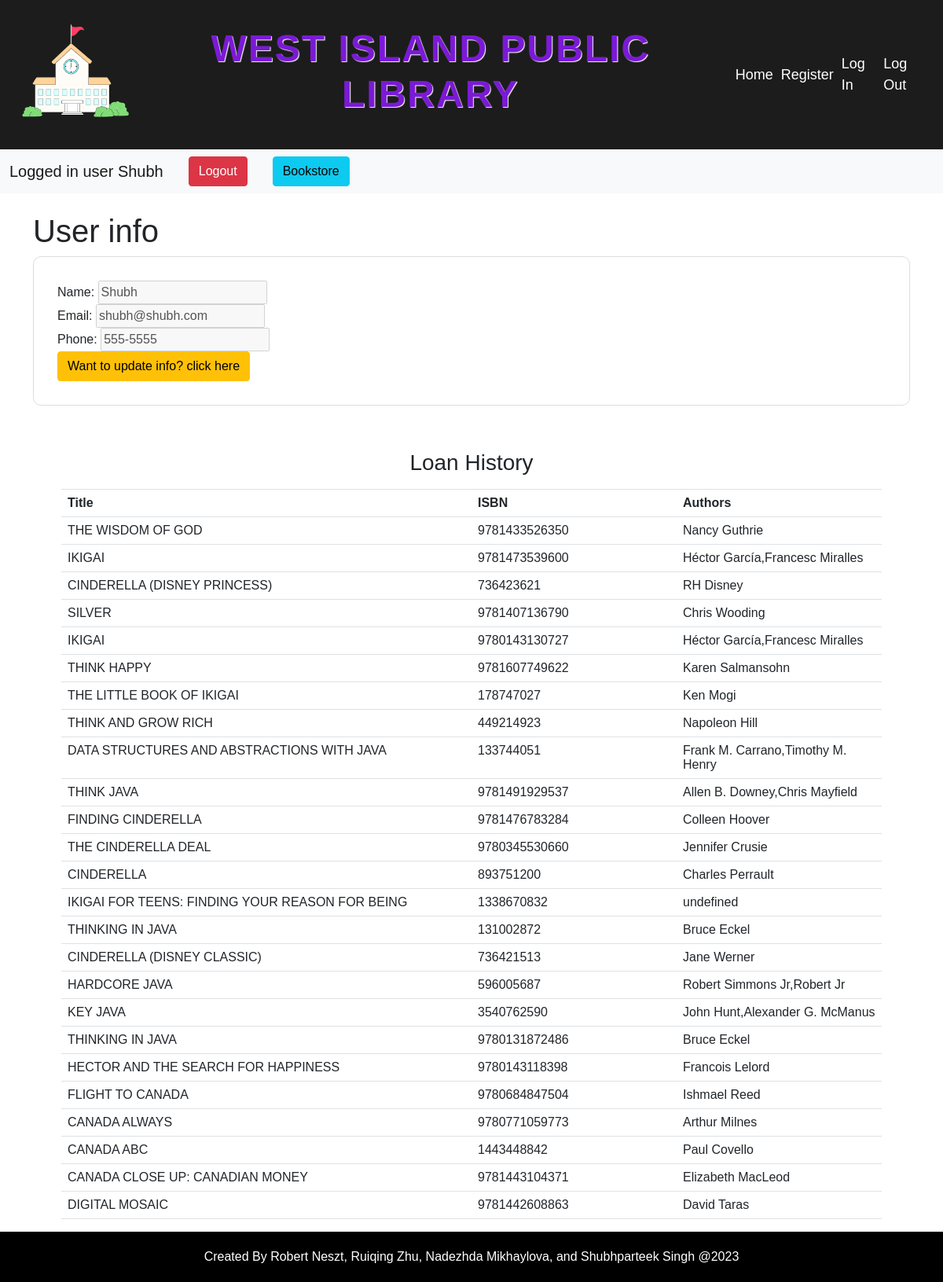
Screenshot of /user_dashboard.php (signed in) with the database file from the repository.
### tables this page shows
CREATE TABLE users (
    user_id INT(11) PRIMARY KEY AUTO_INCREMENT,
    name VARCHAR(255) NOT NULL,
    email VARCHAR(255) NOT NULL,
    password VARCHAR(255) NOT NULL,
    address VARCHAR(255) NOT NULL,
    phone VARCHAR(20) NOT NULL,
    role VARCHAR(10) NOT NULL,
    registration_date DATE NOT NULL,
    birth_date DATE NULL
);

CREATE TABLE IF NOT EXISTS `loanhistory` (
  `id` int(11) PRIMARY KEY AUTO_INCREMENT,
  `user_id` int(11) NOT NULL,
  `user_name` varchar(100) NOT NULL,
  `book_title` varchar(250) NOT NULL,
  `isbn` bigint(20) NOT NULL,
  `authors` varchar(250) NOT NULL,
  `publisher` varchar(250) NOT NULL,
  `publish_date` date NOT NULL,
   FOREIGN KEY (user_id) REFERENCES users (user_id)
);

### user_dashboard.php (the view, shortened to what this page needs)
<?php
include('header.php');
if (!array_key_exists("role", $_SESSION) || !($_SESSION['role'] == 'admin' || $_SESSION['role'] == 'user')) {
    echo 'Not logged in to an account! Please login to access this page.<br>';
    echo '<a href="login.php">Login here!</a>';
} else {
    $user_id = $_SESSION["id"];
    require_once "dbconnection.php";
    $sql = "SELECT * FROM users WHERE user_id = $user_id";
    $result = mysqli_query($conn, $sql);
    $row = mysqli_fetch_assoc($result);
?>
    <!DOCTYPE html>
    <html>
    <head>
        <link href="https://cdn.jsdelivr.net/npm/bootstrap@5.0.2/dist/css/bootstrap.min.css" rel="stylesheet">
        <link href="style.css" rel="stylesheet" />
        <link rel="stylesheet" type="text/css" href="style.css">
    </head>
    <body>
        <nav class="navbar navbar-expand-lg navbar-light bg-light py-2">
            <div class="container-fluid">
                <a class="navbar-brand" href="user_dashboard.php">Logged in <?php echo htmlspecialchars($_SESSION["role"]); ?> <?php echo htmlspecialchars($_SESSION["name"]); ?></a>
                <div class="collapse navbar-collapse" id="navbarSupportedContent">
                    <ul class="navbar-nav me-auto mb-2 mb-lg-0">
                        <li class="nav-item">
                            <a class="btn btn-danger mx-lg-3" href="logout.php">Logout</a>
                        </li>
                        <li class="nav-item">
                            <a class="btn btn-info mx-lg-3" href="bookstore.php">Bookstore</a>
                        </li>
                    </ul>
                </div>
            </div>
        </nav>
        <div class="container my-4">
            <h1>User info</h1>
            <form action="" method="">
                <label for="name">Name:</label>
                <input type="text" id="name" name="name" value="<?php echo $row['name']; ?> " disabled><br>
                <label for="email">Email:</label>
                <input type="email" id="email" name="email" value="<?php echo $row['email']; ?>" disabled><br>
                <label for="phone">Phone:</label>
                <input type="tel" id="phone" name="phone" value="<?php echo $row['phone']; ?>" disabled><br>
                <a class="text-decoration-none" href="user_manage_info.php">
                    <div class="btn btn-warning">Want to update info? click here </div>
                </a>
            </form>
        </div>
        <div class="text-center">
            <div class="container px-4 px-lg-5 mt-5">
                <div class="table-responsive">
                    <table class="table">
                        <tr class="font-weight-bold text-center">
                            <th colspan="5">
                                <h3> Loan History</h3>
                            </th>
                        </tr>
                        <tr>
                            <th width="50%">Title</th>
                            <th width="25%">ISBN</th>
                            <th width="25%">Authors</th>
                        </tr>
                        <?php
                        if ($conn) {
                            $sql2 = "SELECT * from loanhistory WHERE user_id = '" . $_SESSION["id"] . "' ";
                            $result2 = mysqli_query($conn, $sql2);
                            if ($result2) {
                                while ($row2 = mysqli_fetch_assoc($result2)) {
                                    echo ("
                                                <tr>
                                                    <td>" . $row2["book_title"] . "</td>
                                                    <td>" . $row2["isbn"] . "</td>
                                                    <td>" . $row2["authors"] . "</td>
                                                    </tr>
                                                "
                                    );
                                }
                            } else {
                                echo "Database connection failed";
                            }
                        }
                        ?>
                    </table>
                </div>
            </div>
        </div>
<footer>Created By Robert Neszt, Ruiqing Zhu, Nadezhda Mikhaylova, and Shubhparteek Singh @2023 </footer>
    </body>
    </html>
<?php
}
?>

### header.php
<header>
		<div class="header-wrapper">
			<img src="images/logo.png" alt="Syntax Squad Library Logo" width="150" height="150">
			<h1 class="header-title">West Island Public Library</h1>
			<nav class="header-nav">
      <a href="home.html">Home</a>
				<a href="signup.php">Register</a>
				<a href="login.php">Log In</a>
				<a href="logout.php">Log Out</a>
			</nav>
		</div>
	</header>

### style.css (style rules this page uses)
body { font-family: Arial, sans-serif; }
header { background-color: #1c1c1c; color: #fff; padding: 20px; }
.header-wrapper { display: flex; flex-direction: row; justify-content: space-between; align-items: center; }
.header-title { text-align: center; flex-grow: 1; font-size: 48px; font-weight: bold; text-transform: uppercase; letter-spacing: 2px; color: #7b1ad6; text-shadow: 1px 1px 1px #fcfbfb; }
.header-nav { display: flex; flex-direction: row; align-items: center; }
.header-nav a { margin-left: 10px; color: #fff; font-size: 18px; text-decoration: none; }
footer { background-color: black; color: white; text-align: center; padding: 20px; }
form { background-color: #fff; border: 1px solid #ddd; padding: 30px; border-radius: 10px; }

### rows the page displays
users: name "Shubh", email "shubh@shubh.com", phone "555-5555"
loanhistory: book_title "THE WISDOM OF GOD", isbn "9781433526350", authors "Nancy Guthrie"
loanhistory: book_title "IKIGAI", isbn "9781473539600", authors "Héctor García,Francesc Miralles"
loanhistory: book_title "CINDERELLA (DISNEY PRINCESS)", isbn "736423621", authors "RH Disney"
loanhistory: book_title "SILVER", isbn "9781407136790", authors "Chris Wooding"
loanhistory: book_title "IKIGAI", isbn "9780143130727", authors "Héctor García,Francesc Miralles"
loanhistory: book_title "THINK HAPPY", isbn "9781607749622", authors "Karen Salmansohn"
loanhistory: book_title "THE LITTLE BOOK OF IKIGAI", isbn "178747027", authors "Ken Mogi"
loanhistory: book_title "THINK AND GROW RICH", isbn "449214923", authors "Napoleon Hill"
loanhistory: book_title "DATA STRUCTURES AND ABSTRACTIONS WITH JAVA", isbn "133744051", authors "Frank M. Carrano,Timothy M. Henry"
loanhistory: book_title "THINK JAVA", isbn "9781491929537", authors "Allen B. Downey,Chris Mayfield"
loanhistory: book_title "FINDING CINDERELLA", isbn "9781476783284", authors "Colleen Hoover"
loanhistory: book_title "THE CINDERELLA DEAL", isbn "9780345530660", authors "Jennifer Crusie"
loanhistory: book_title "CINDERELLA", isbn "893751200", authors "Charles Perrault"
loanhistory: book_title "IKIGAI FOR TEENS: FINDING YOUR REASON FOR BEING", isbn "1338670832", authors "undefined"
loanhistory: book_title "THINKING IN JAVA", isbn "131002872", authors "Bruce Eckel"
loanhistory: book_title "CINDERELLA (DISNEY CLASSIC)", isbn "736421513", authors "Jane Werner"
loanhistory: book_title "HARDCORE JAVA", isbn "596005687", authors "Robert Simmons Jr,Robert Jr"
loanhistory: book_title "KEY JAVA", isbn "3540762590", authors "John Hunt,Alexander G. McManus"
loanhistory: book_title "THINKING IN JAVA", isbn "9780131872486", authors "Bruce Eckel"
loanhistory: book_title "HECTOR AND THE SEARCH FOR HAPPINESS", isbn "9780143118398", authors "Francois Lelord"
loanhistory: book_title "FLIGHT TO CANADA", isbn "9780684847504", authors "Ishmael Reed"
loanhistory: book_title "CANADA ALWAYS", isbn "9780771059773", authors "Arthur Milnes"
loanhistory: book_title "CANADA ABC", isbn "1443448842", authors "Paul Covello"
loanhistory: book_title "CANADA CLOSE UP: CANADIAN MONEY", isbn "9781443104371", authors "Elizabeth MacLeod"
loanhistory: book_title "DIGITAL MOSAIC", isbn "9781442608863", authors "David Taras"

### other values shown
$_SESSION["role"] "user"
$_SESSION["name"] "Shubh"
